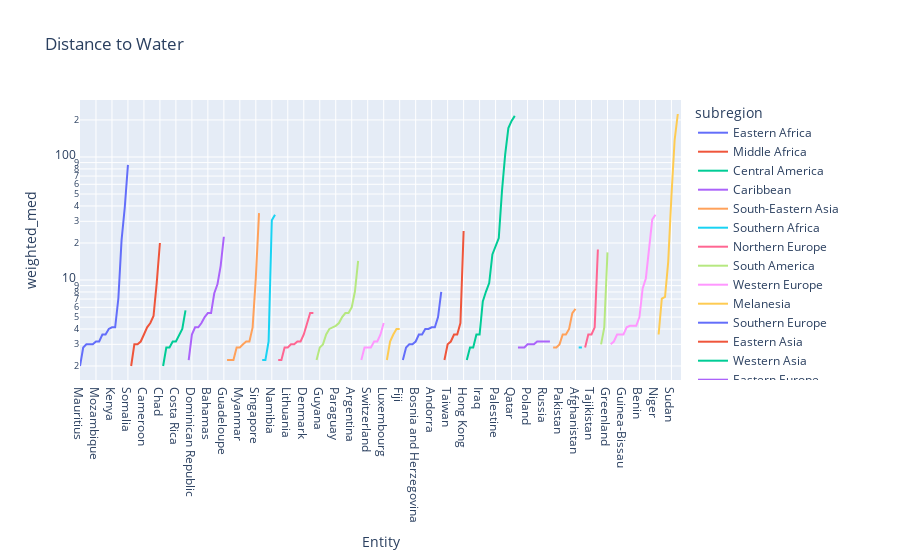

This figure's notebook cell:
### Markdown cell above
Above graph is the money shot. NMeed to fix bubble sizes, maybe add labels

### Code cell
#sort the countries by distance to water, plot the results
df_countries.sort_values(by="weighted_med", inplace=True)
# add log scale
px.line(df_countries, x="Entity", y="weighted_med", color="subregion", title="Distance to Water", log_y=True)

### Figure 1 — Plotly figure (JSON) as saved in the notebook; plotly's stock layout.template omitted (floating-point values rounded to 4 significant figures)
{"data": [{"hovertemplate": "subregion=Eastern Africa<br>Entity=%{x}<br>weighted_med=%{y}<extra></extra>", "legendgroup": "Eastern Africa", "line": {"color": "#636efa", "dash": "solid"}, "marker": {"symbol": "circle"}, "mode": "lines", "name": "Eastern Africa", "orientation": "v", "showlegend": true, "type": "scatter", "x": ["Mauritius", "Malawi", "Zambia", "Uganda", "Tanzania", "Mozambique", "Burundi", "Rwanda", "Zimbabwe", "Madagascar", "Kenya", "Reunion", "Ethiopia", "Eritrea", "Djibouti", "Somalia"], "xaxis": "x", "y": [2, 2.828, 3, 3, 3, 3.162, 3.162, 3.606, 3.606, 4, 4.123, 4.123, 7.071, 21.1, 38.83, 86.28], "yaxis": "y"}, {"hovertemplate": "subregion=Middle Africa<br>Entity=%{x}<br>weighted_med=%{y}<extra></extra>", "legendgroup": "Middle Africa", "line": {"color": "#EF553B", "dash": "solid"}, "marker": {"symbol": "circle"}, "mode": "lines", "name": "Middle Africa", "orientation": "v", "showlegend": true, "type": "scatter", "x": ["Congo", "Central African Republic", "Democratic Republic of Congo", "Equatorial Guinea", "Cameroon", "Angola", "Gabon", "Sao Tome and Principe", "South Sudan", "Chad"], "xaxis": "x", "y": [2, 3, 3, 3.162, 3.606, 4.123, 4.472, 5.099, 9.487, 20], "yaxis": "y"}, {"hovertemplate": "subregion=Central America<br>Entity=%{x}<br>weighted_med=%{y}<extra></extra>", "legendgroup": "Central America", "line": {"color": "#00cc96", "dash": "solid"}, "marker": {"symbol": "circle"}, "mode": "lines", "name": "Central America", "orientation": "v", "showlegend": true, "type": "scatter", "x": ["Panama", "El Salvador", "Belize", "Honduras", "Costa Rica", "Guatemala", "Nicaragua", "Mexico"], "xaxis": "x", "y": [2, 2.828, 2.828, 3.162, 3.162, 3.606, 4, 5.657], "yaxis": "y"}, {"hovertemplate": "subregion=Caribbean<br>Entity=%{x}<br>weighted_med=%{y}<extra></extra>", "legendgroup": "Caribbean", "line": {"color": "#ab63fa", "dash": "solid"}, "marker": {"symbol": "circle"}, "mode": "lines", "name": "Caribbean", "orientation": "v", "showlegend": true, "type": "scatter", "x": ["Puerto Rico", "Dominican Republic", "Haiti", "Jamaica", "Cuba", "Montserrat", "Bahamas", "Trinidad and Tobago", "Martinique", "Grenada", "Saint Lucia", "Guadeloupe"], "xaxis": "x", "y": [2.236, 3.606, 4.123, 4.123, 4.472, 5, 5.385, 5.385, 7.81, 9.22, 13.04, 22.47], "yaxis": "y"}, {"hovertemplate": "subregion=South-Eastern Asia<br>Entity=%{x}<br>weighted_med=%{y}<extra></extra>", "legendgroup": "South-Eastern Asia", "line": {"color": "#FFA15A", "dash": "solid"}, "marker": {"symbol": "circle"}, "mode": "lines", "name": "South-Eastern Asia", "orientation": "v", "showlegend": true, "type": "scatter", "x": ["Brunei", "Philippines", "Vietnam", "Thailand", "Myanmar", "Laos", "Cambodia", "Malaysia", "Indonesia", "Singapore", "Timor"], "xaxis": "x", "y": [2.236, 2.236, 2.236, 2.828, 2.828, 3, 3.162, 3.162, 4.123, 10.44, 35], "yaxis": "y"}, {"hovertemplate": "subregion=Southern Africa<br>Entity=%{x}<br>weighted_med=%{y}<extra></extra>", "legendgroup": "Southern Africa", "line": {"color": "#19d3f3", "dash": "solid"}, "marker": {"symbol": "circle"}, "mode": "lines", "name": "Southern Africa", "orientation": "v", "showlegend": true, "type": "scatter", "x": ["Eswatini", "Lesotho", "South Africa", "Namibia", "Botswana"], "xaxis": "x", "y": [2.236, 2.236, 3.162, 30.61, 33.94], "yaxis": "y"}, {"hovertemplate": "subregion=Northern Europe<br>Entity=%{x}<br>weighted_med=%{y}<extra></extra>", "legendgroup": "Northern Europe", "line": {"color": "#FF6692", "dash": "solid"}, "marker": {"symbol": "circle"}, "mode": "lines", "name": "Northern Europe", "orientation": "v", "showlegend": true, "type": "scatter", "x": ["Sweden", "Norway", "Estonia", "Lithuania", "United Kingdom", "Latvia", "Ireland", "Finland", "Denmark", "Isle of Man", "Faeroe Islands", "Iceland"], "xaxis": "x", "y": [2.236, 2.236, 2.828, 2.828, 3, 3, 3.162, 3.162, 3.606, 4.472, 5.385, 5.385], "yaxis": "y"}, {"hovertemplate": "subregion=South America<br>Entity=%{x}<br>weighted_med=%{y}<extra></extra>", "legendgroup": "South America", "line": {"color": "#B6E880", "dash": "solid"}, "marker": {"symbol": "circle"}, "mode": "lines", "name": "South America", "orientation": "v", "showlegend": true, "type": "scatter", "x": ["Suriname", "Guyana", "French Guiana", "Colombia", "Chile", "Ecuador", "Paraguay", "Peru", "Brazil", "Venezuela", "Bolivia", "Argentina", "Uruguay", "Falkland Islands"], "xaxis": "x", "y": [2.236, 2.828, 3, 3.606, 4, 4.123, 4.243, 4.472, 5, 5.385, 5.385, 6, 8.062, 14.32], "yaxis": "y"}, {"hovertemplate": "subregion=Western Europe<br>Entity=%{x}<br>weighted_med=%{y}<extra></extra>", "legendgroup": "Western Europe", "line": {"color": "#FF97FF", "dash": "solid"}, "marker": {"symbol": "circle"}, "mode": "lines", "name": "Western Europe", "orientation": "v", "showlegend": true, "type": "scatter", "x": ["Netherlands", "France", "Switzerland", "Austria", "Belgium", "Germany", "Liechtenstein", "Luxembourg"], "xaxis": "x", "y": [2.236, 2.828, 2.828, 2.828, 3.162, 3.162, 3.606, 4.472], "yaxis": "y"}, {"hovertemplate": "subregion=Melanesia<br>Entity=%{x}<br>weighted_med=%{y}<extra></extra>", "legendgroup": "Melanesia", "line": {"color": "#FECB52", "dash": "solid"}, "marker": {"symbol": "circle"}, "mode": "lines", "name": "Melanesia", "orientation": "v", "showlegend": true, "type": "scatter", "x": ["Papua New Guinea", "New Caledonia", "Solomon Islands", "Vanuatu", "Fiji"], "xaxis": "x", "y": [2.236, 3.162, 3.606, 4, 4], "yaxis": "y"}, {"hovertemplate": "subregion=Southern Europe<br>Entity=%{x}<br>weighted_med=%{y}<extra></extra>", "legendgroup": "Southern Europe", "line": {"color": "#636efa", "dash": "solid"}, "marker": {"symbol": "circle"}, "mode": "lines", "name": "Southern Europe", "orientation": "v", "showlegend": true, "type": "scatter", "x": ["Albania", "Slovenia", "Italy", "North Macedonia", "Bosnia and Herzegovina", "Montenegro", "Croatia", "Spain", "Portugal", "Andorra", "Malta", "Cyprus", "Greece"], "xaxis": "x", "y": [2.236, 2.828, 3, 3, 3.162, 3.606, 3.606, 4, 4, 4.123, 4.123, 5, 8], "yaxis": "y"}, {"hovertemplate": "subregion=Eastern Asia<br>Entity=%{x}<br>weighted_med=%{y}<extra></extra>", "legendgroup": "Eastern Asia", "line": {"color": "#EF553B", "dash": "solid"}, "marker": {"symbol": "circle"}, "mode": "lines", "name": "Eastern Asia", "orientation": "v", "showlegend": true, "type": "scatter", "x": ["Japan", "Taiwan", "China", "Mongolia", "North Korea", "South Korea", "Hong Kong"], "xaxis": "x", "y": [2.236, 3, 3.162, 3.606, 3.606, 4.472, 25], "yaxis": "y"}, {"hovertemplate": "subregion=Western Asia<br>Entity=%{x}<br>weighted_med=%{y}<extra></extra>", "legendgroup": "Western Asia", "line": {"color": "#00cc96", "dash": "solid"}, "marker": {"symbol": "circle"}, "mode": "lines", "name": "Western Asia", "orientation": "v", "showlegend": true, "type": "scatter", "x": ["Azerbaijan", "Georgia", "Armenia", "Turkey", "Iraq", "Lebanon", "Syria", "Jordan", "Israel", "Palestine", "Yemen", "Oman", "Kuwait", "United Arab Emirates", "Qatar", "Saudi Arabia"], "xaxis": "x", "y": [2.236, 2.828, 2.828, 3.606, 3.606, 6.708, 8.062, 9.434, 16.12, 19.1, 21.93, 53.01, 105.0, 171.8, 196.6, 216.0], "yaxis": "y"}, {"hovertemplate": "subregion=Eastern Europe<br>Entity=%{x}<br>weighted_med=%{y}<extra></extra>", "legendgroup": "Eastern Europe", "line": {"color": "#ab63fa", "dash": "solid"}, "marker": {"symbol": "circle"}, "mode": "lines", "name": "Eastern Europe", "orientation": "v", "showlegend": true, "type": "scatter", "x": ["Slovakia", "Moldova", "Hungary", "Poland", "Romania", "Belarus", "Bulgaria", "Ukraine", "Russia", "Serbia", "Czechia"], "xaxis": "x", "y": [2.828, 2.828, 2.828, 3, 3, 3, 3.162, 3.162, 3.162, 3.162, 3.162], "yaxis": "y"}, {"hovertemplate": "subregion=Southern Asia<br>Entity=%{x}<br>weighted_med=%{y}<extra></extra>", "legendgroup": "Southern Asia", "line": {"color": "#FFA15A", "dash": "solid"}, "marker": {"symbol": "circle"}, "mode": "lines", "name": "Southern Asia", "orientation": "v", "showlegend": true, "type": "scatter", "x": ["Nepal", "Bangladesh", "Pakistan", "Sri Lanka", "India", "Bhutan", "Iran", "Afghanistan"], "xaxis": "x", "y": [2.828, 2.828, 3, 3.606, 3.606, 4, 5.385, 5.831], "yaxis": "y"}, {"hovertemplate": "subregion=Australia and New Zealand<br>Entity=%{x}<br>weighted_med=%{y}<extra></extra>", "legendgroup": "Australia and New Zealand", "line": {"color": "#19d3f3", "dash": "solid"}, "marker": {"symbol": "circle"}, "mode": "lines", "name": "Australia and New Zealand", "orientation": "v", "showlegend": true, "type": "scatter", "x": ["New Zealand", "Australia"], "xaxis": "x", "y": [2.828, 2.828], "yaxis": "y"}, {"hovertemplate": "subregion=Central Asia<br>Entity=%{x}<br>weighted_med=%{y}<extra></extra>", "legendgroup": "Central Asia", "line": {"color": "#FF6692", "dash": "solid"}, "marker": {"symbol": "circle"}, "mode": "lines", "name": "Central Asia", "orientation": "v", "showlegend": true, "type": "scatter", "x": ["Kyrgyzstan", "Uzbekistan", "Tajikistan", "Kazakhstan", "Turkmenistan"], "xaxis": "x", "y": [2.828, 3.606, 3.606, 4.123, 17.69], "yaxis": "y"}, {"hovertemplate": "subregion=Northern America<br>Entity=%{x}<br>weighted_med=%{y}<extra></extra>", "legendgroup": "Northern America", "line": {"color": "#B6E880", "dash": "solid"}, "marker": {"symbol": "circle"}, "mode": "lines", "name": "Northern America", "orientation": "v", "showlegend": true, "type": "scatter", "x": ["Canada", "United States", "Greenland"], "xaxis": "x", "y": [3, 4.123, 16.76], "yaxis": "y"}, {"hovertemplate": "subregion=Western Africa<br>Entity=%{x}<br>weighted_med=%{y}<extra></extra>", "legendgroup": "Western Africa", "line": {"color": "#FF97FF", "dash": "solid"}, "marker": {"symbol": "circle"}, "mode": "lines", "name": "Western Africa", "orientation": "v", "showlegend": true, "type": "scatter", "x": ["Sierra Leone", "Guinea", "Togo", "Nigeria", "Guinea-Bissau", "Cote d'Ivoire", "Liberia", "Ghana", "Gambia", "Benin", "Mali", "Burkina Faso", "Senegal", "Mauritania", "Niger"], "xaxis": "x", "y": [3, 3.162, 3.606, 3.606, 3.606, 4.123, 4.243, 4.243, 4.243, 5, 8.544, 10.3, 17.46, 31.02, 33.97], "yaxis": "y"}, {"hovertemplate": "subregion=Northern Africa<br>Entity=%{x}<br>weighted_med=%{y}<extra></extra>", "legendgroup": "Northern Africa", "line": {"color": "#FECB52", "dash": "solid"}, "marker": {"symbol": "circle"}, "mode": "lines", "name": "Northern Africa", "orientation": "v", "showlegend": true, "type": "scatter", "x": ["Egypt", "Morocco", "Algeria", "Tunisia", "Sudan", "Western Sahara", "Libya"], "xaxis": "x", "y": [3.606, 7.071, 7.28, 14.04, 47.85, 136.9, 223.6], "yaxis": "y"}, {"hovertemplate": "subregion=Polynesia<br>Entity=%{x}<br>weighted_med=%{y}<extra></extra>", "legendgroup": "Polynesia", "line": {"color": "#636efa", "dash": "solid"}, "marker": {"symbol": "circle"}, "mode": "lines", "name": "Polynesia", "orientation": "v", "showlegend": true, "type": "scatter", "x": ["Samoa"], "xaxis": "x", "y": [6.708], "yaxis": "y"}], "layout": {"legend": {"title": {"text": "subregion"}, "tracegroupgap": 0}, "title": {"text": "Distance to Water"}, "xaxis": {"anchor": "y", "domain": [0, 1], "title": {"text": "Entity"}}, "yaxis": {"anchor": "x", "domain": [0, 1], "title": {"text": "weighted_med"}, "type": "log"}}}
